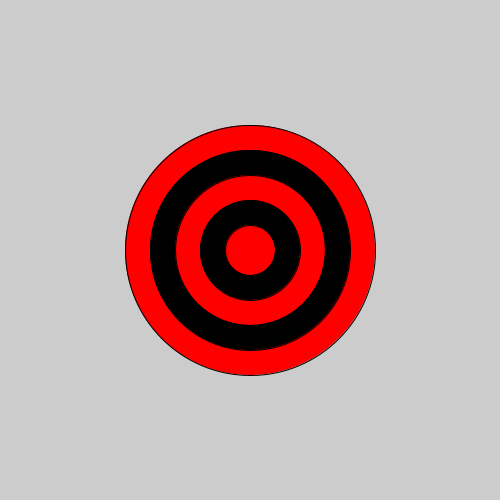
Frame 1 (no input)
Frame 60 (the mouse pressed at the canvas centre just before this capture): identical to frame 1, image omitted
Frame 120 (the mouse held since frame 60 and released just before this capture): identical to frame 1, image omitted

The Processing sketch that drew this single still picture (run headless with seeded random() and noise(); from frame 60 on, the mouse is pressed at the canvas centre):

// Processing sketch: bullseye
// ── bullseye.pde
int size = 250;
void setup(){
  size (500, 500);
 for (int i = 0; i < 5; i++) {
   if (i%2 == 0){
    fill(255, 0, 0); 
   }
   else{
   fill(0, 0, 0);
   }
   ellipse (250, 250, size, size);
   size-= 50;
  }
}

void draw(){

}
